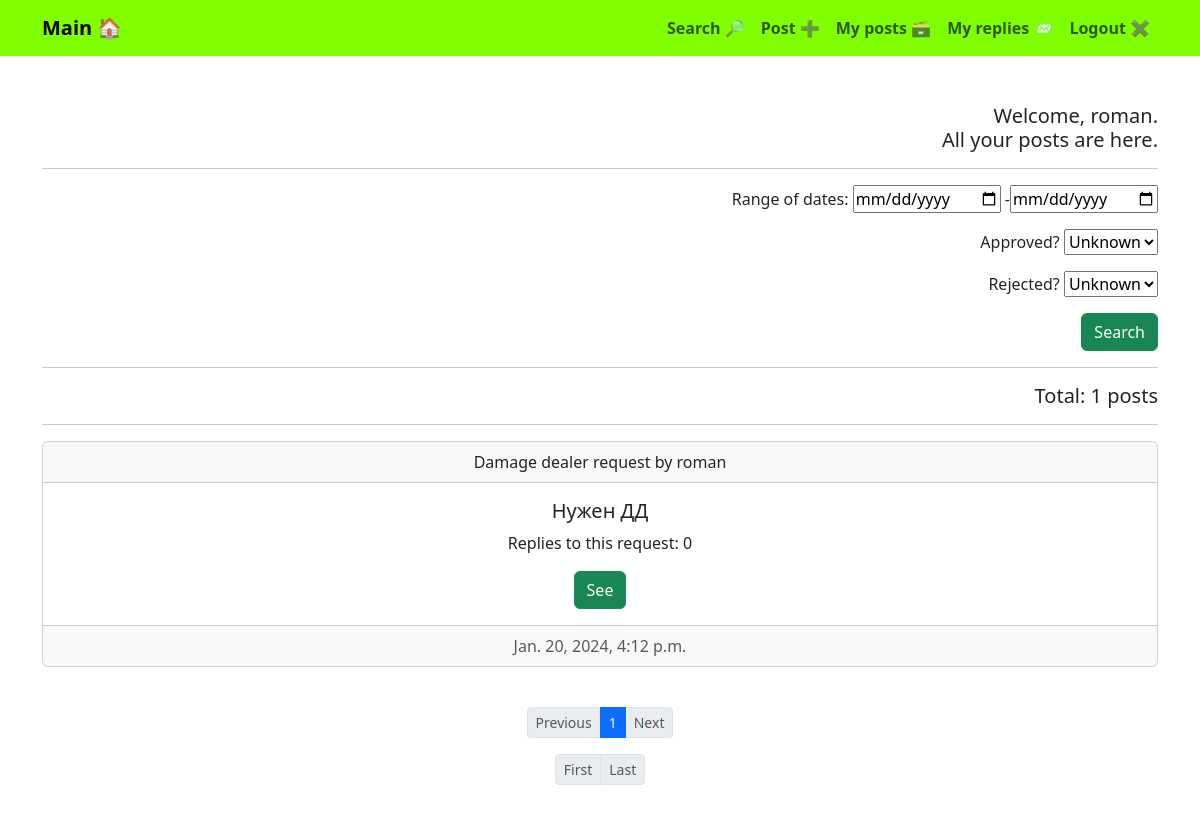
Screenshot of /profile_board/1/ (signed in) with the database file from the repository.
### board/models.py (models this page shows)
class Post(models.Model):
    date_of_creation = models.DateTimeField(
        auto_now_add=True,
    )
    author = models.ForeignKey(
        to=User,
        on_delete=models.CASCADE,
        related_name='post_created_by',
    )
    title = models.CharField(
        max_length=255,
        help_text='Up to 255 symbols',
    )
    category = models.CharField(
        max_length=15,
        choices=CATEGORIES,
        default=None,
    )
    content = RichTextUploadingField(
        blank=True,
    )
    class Meta:
        verbose_name = 'Post'
        verbose_name_plural = 'Posts'
    def __str__(self) -> str:
        return f'{self.title}'

### board/views.py (the view)
# urls.py: path('profile_board/<int:pk>/', ProfilePostsView.as_view(), name='profile_posts'),
class ProfilePostsView(ListView):
    template_name = 'board/profile_posts.html'
    ordering = '-date_of_creation'
    context_object_name = 'profile_posts'
    paginate_by = 5
    paginate_orphans = 1
    def get_context_data(self, **kwargs):
        context = super().get_context_data(**kwargs)
        context['filterset'] = self.filterset
        context['querydict'] = self.request.GET.dict()
        pprint(context)
        return context
    def get_queryset(self):
        queryset = Post.objects.filter(author=self.request.user)
        self.filterset = ProfileReplyFilter(self.request.GET, queryset)
        return self.filterset.qs

### board/templatetags/board_filters.py (called while the page is built)
@register.filter
def listing(number: int) -> list:
    pagination_list = []
    for n in range(number):
        pagination_list.append(n + 1)
    return pagination_list

### board/templatetags/board_tags.py (called while the page is built)
@register.simple_tag(takes_context=True)
def url_replace(context, **kwargs):
    context_copy = context['request'].GET.copy()
    for key, value in kwargs.items():
        context_copy[key] = value
    return context_copy.urlencode()

### board/templates/board/profile_posts.html (shortened to what this page needs)
{% extends 'base.html' %}
{% load board_filters %}
{% load board_tags %}
{% block content %}
<h5 align="right">
    Welcome, {{ request.user }}.
    <br>
    All your posts are here.
</h5>
<hr>
<form action="" method="get" align="right">
    {{ filterset.form.as_p }}
    <button class="btn btn-success" type="submit">Search</button>
</form>
<hr>
<h5 align="right">
    Total: {{ page_obj.paginator.count }} posts
</h5>
<hr>
{% for post in profile_posts %}
<div class="card mb-3">
    <div class="card-header">
        {{ post.category }} request by {{ post.author }}
    </div>
    <div class="card-body">
        <h5 class="card-title">
            {{ post.title }}
        </h5>
        <p class="card-text">
            Replies to this request: {{ post.replies_to_post.count }}
        </p>
        <a href="{% url 'post_detail' pk=post.id %}" class="btn btn-success">
            See
        </a>
    </div>
    <div class="card-footer text-muted">
        {{ post.date_of_creation }}
    </div>
</div>
{% empty %}
<h3>
    You have no posts
</h3>
{% endfor %}
<br>
<nav aria-label="Page navigation example">
    <ul class="pagination pagination-sm justify-content-center">
        {% if page_obj.has_previous %}
        <li class="page-item">
            <a class="page-link" href="?{% url_replace page=page_obj.previous_page_number %}">
                Previous
            </a>
        </li>
        {% else %}
        <li class="page-item disabled">
            <a class="page-link" href="#">
                Previous
            </a>
        </li>
        {% endif %}
        {% if page_obj.paginator.num_pages <= 5 %}
        {% for page_num in page_obj.paginator.num_pages|listing %}
        {% if page_num == page_obj.number %}
        <li class="page-item active" aria-current="page">
            <a class="page-link" href="?{% url_replace page=page_num %}">
                {{ page_num }}
            </a>
        </li>
        {% else %}
        <li class="page-item">
            <a class="page-link" href="?{% url_replace page=page_num %}">
                {{ page_num }}
            </a>
        </li>
        {% endif %}
        {% endfor %}
        {% endif %}
        {% if page_obj.has_next %}
        <li class="page-item">
            <a class="page-link" href="?{% url_replace page=page_obj.next_page_number %}">
                Next
            </a>
        </li>
        {% else %}
        <li class="page-item disabled">
            <a class="page-link" href="#">
                Next
            </a>
        </li>
        {% endif %}
    </ul>
</nav>
<nav aria-label="Page navigation example">
    <ul class="pagination pagination-sm justify-content-center">
        {% if page_obj.has_previous %}
        <li class="page-item">
            <a class="page-link" href="?{% url_replace page=1 %}">
                First
            </a>
        </li>
        {% else %}
        <li class="page-item disabled">
            <a class="page-link" href="#">
                First
            </a>
        </li>
        {% endif %}
        {% if page_obj.has_next %}
        <li class="page-item">
            <a class="page-link" href="?{% url_replace page=page_obj.paginator.num_pages %}">
                Last
            </a>
        </li>
        {% else %}
        <li class="page-item disabled">
            <a class="page-link" href="#">
                Last
            </a>
        </li>
        {% endif %}
    </ul>
</nav>
{% endblock content %}

### rows the page displays
Post: category "Damage dealer", author "roman", title "Нужен ДД", replies_to_post.count "0", date_of_creation "Jan. 20, 2024, 4:12 p.m."

### other values shown
{{ request.user }} "roman"
{{ page_obj.paginator.count }} "1"
{{ page_num }} "1"
